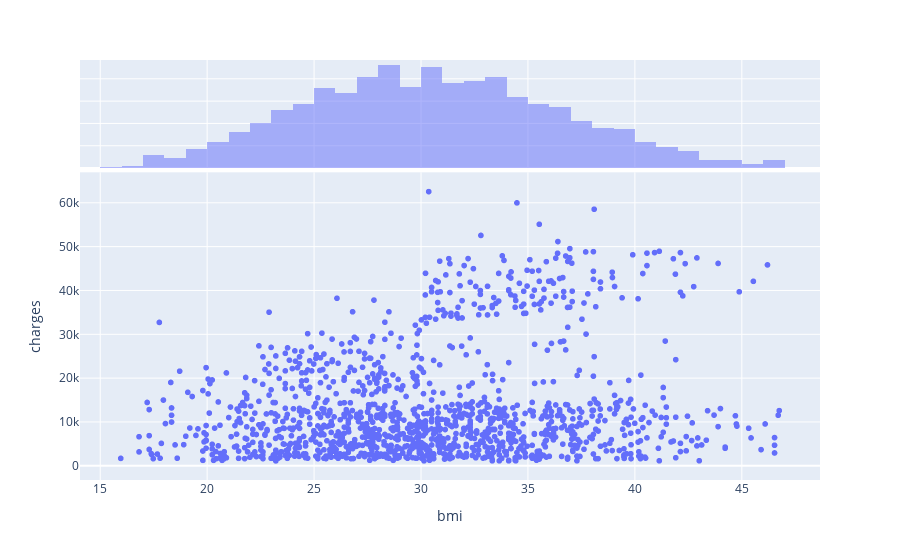

Notebook code cell kept with this figure:
### Code cell
check_jointplot(df, x='bmi', y='charges')

### Figure 1 — Plotly figure (JSON) as saved in the notebook; plotly's stock layout.template omitted (floating-point values rounded to 4 significant figures; data arrays with more than 128 entries replaced by an {"elided": "..."} marker saying what was removed)
{"data": [{"hovertemplate": "bmi=%{x}<br>charges=%{y}<extra></extra>", "legendgroup": "", "marker": {"color": "#636efa", "symbol": "circle"}, "mode": "markers", "name": "", "showlegend": false, "type": "scattergl", "x": {"elided": "1329 float values"}, "xaxis": "x", "y": {"elided": "1329 float values"}, "yaxis": "y"}, {"alignmentgroup": "True", "bingroup": "x", "hovertemplate": "bmi=%{x}<br>count=%{y}<extra></extra>", "legendgroup": "", "marker": {"color": "#636efa"}, "name": "", "offsetgroup": "", "opacity": 0.5, "showlegend": false, "type": "histogram", "x": {"elided": "1329 float values"}, "xaxis": "x2", "yaxis": "y2"}], "layout": {"barmode": "overlay", "legend": {"tracegroupgap": 0}, "margin": {"t": 60}, "xaxis": {"anchor": "y", "domain": [0, 1], "title": {"text": "bmi"}}, "xaxis2": {"anchor": "y2", "domain": [0, 1], "matches": "x", "showgrid": true, "showticklabels": false}, "yaxis": {"anchor": "x", "domain": [0, 0.7326], "title": {"text": "charges"}}, "yaxis2": {"anchor": "x2", "domain": [0.7426, 1], "matches": "y2", "showgrid": true, "showline": false, "showticklabels": false, "ticks": ""}}}
